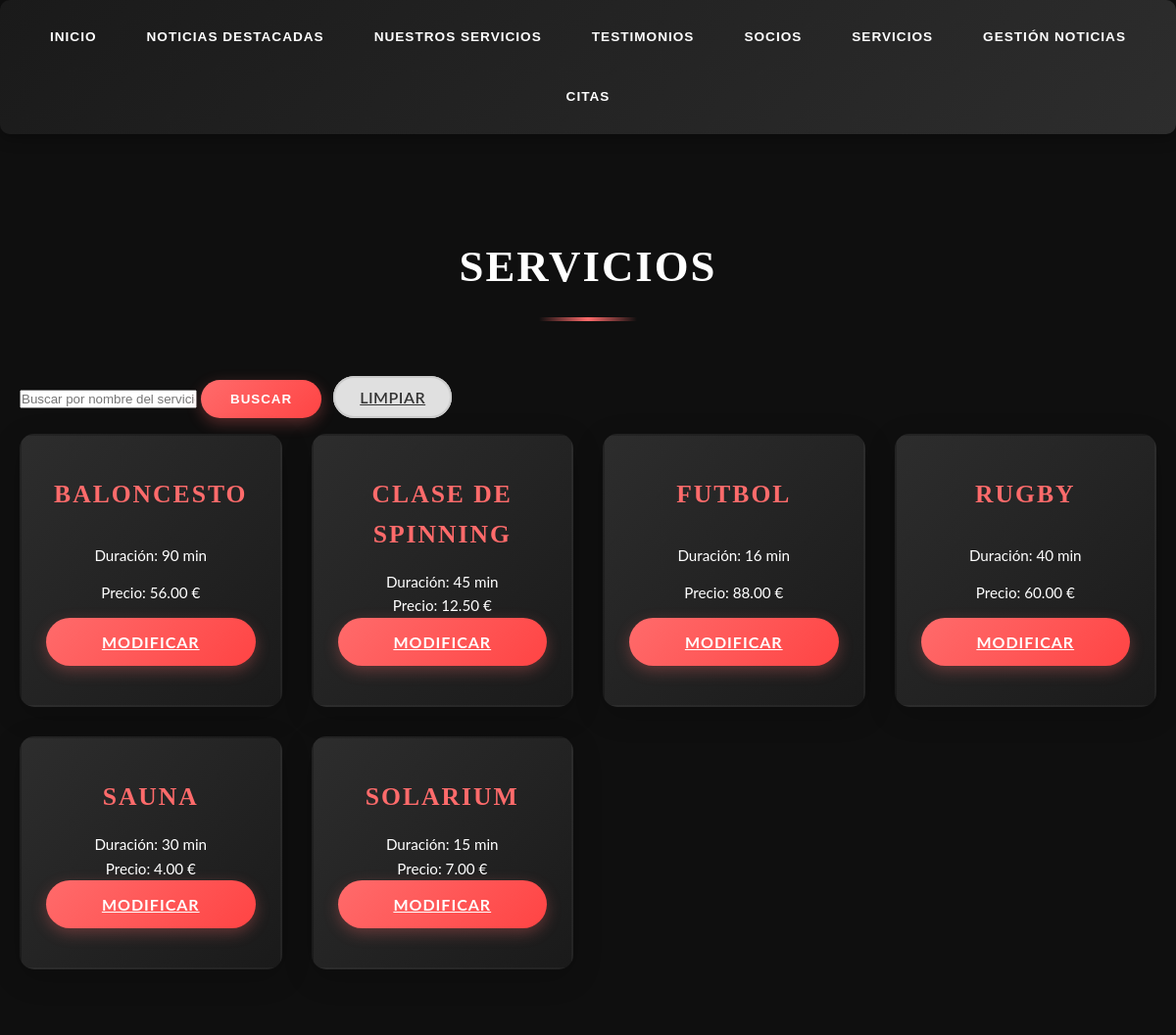
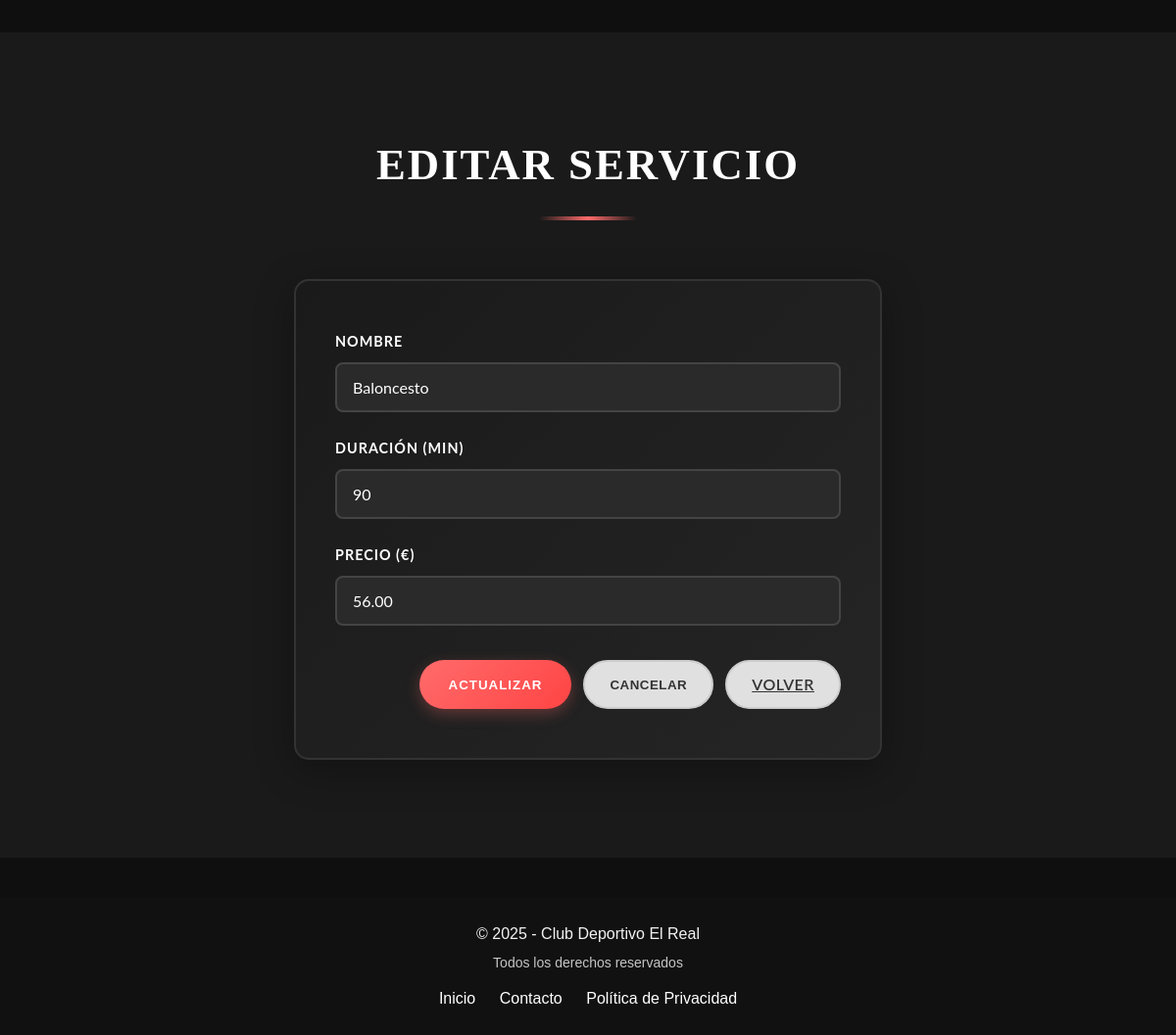
/app/servicio.php?id=8, run on the app's committed database (2 pictures, top to bottom).
### tables this page shows
CREATE TABLE IF NOT EXISTS servicios
(
    id INT AUTO_INCREMENT PRIMARY KEY,
    descripcion VARCHAR(255) NOT NULL,
    duracion INT NOT NULL,
    precio DECIMAL(10, 2) NOT NULL
);

### app/servicio.php (the view, shortened to what this page needs)
<?php
require_once 'db_config.php';
?>
<!DOCTYPE html>
<html lang="es">
<head>
    <link rel="stylesheet" href="css/styles.css">
</head>
<body>
<?php
include "menu.php";
try {
    $pdo = new PDO("mysql:host=$db_host;dbname=$db_name;charset=utf8mb4", $db_user, $db_password);
    $pdo->setAttribute(PDO::ATTR_ERRMODE, PDO::ERRMODE_EXCEPTION);
} catch (PDOException $e) {
    echo '<p class="error">❌ Error de conexión: ' . htmlspecialchars($e->getMessage()) . '</p>';
    exit;
}
$search = isset($_GET['q']) ? trim($_GET['q']) : '';
$srvId = isset($_GET['id']) && is_numeric($_GET['id']) ? (int)$_GET['id'] : null;
$serviceData = null;
if ($srvId) {
    $st = $pdo->prepare("SELECT * FROM servicios WHERE id = :id");
    $st->execute([':id' => $srvId]);
    $serviceData = $st->fetch(PDO::FETCH_ASSOC) ?: null;
}
?>
<div class="container2">
    <main>
        <section id="equipos" class="services-section">
            <div class="container">
                <h2>Servicios</h2>
                <form method="get" action="servicio.php" class="search-form" style="margin-bottom:1rem;">
                    <input type="text" name="q" value="<?php echo htmlspecialchars($search); ?>" placeholder="Buscar por nombre del servicio" />
                    <button type="submit" class="button button-primary">Buscar</button>
                    <a href="servicio.php" class="button button-secondary" style="margin-left:0.5rem;">Limpiar</a>
                </form>
<?php
if ($search !== '') {
    $sql = "SELECT * FROM servicios WHERE descripcion LIKE :q ORDER BY descripcion ASC";
    $stmt = $pdo->prepare($sql);
    $stmt->execute([':q' => "%$search%"]);
} else {
    $stmt = $pdo->query("SELECT * FROM servicios ORDER BY descripcion ASC");
}
if ($stmt && $stmt->rowCount() > 0) {
    echo '<div class="services-list">';
    while ($row = $stmt->fetch(PDO::FETCH_ASSOC)) {
        echo '
                <div class="service-item">
                    <h3>' . htmlspecialchars($row['descripcion']) . '</h3>
                    <p>Duración: ' . htmlspecialchars($row['duracion']) . ' min</p>
                    <p>Precio: ' . htmlspecialchars($row['precio']) . ' €</p>
                    <a href="servicio.php?id=' . urlencode($row['id']) . '#admin-servicios" class="button button-primary">Modificar</a>
                </div>
              ';
    }
    echo '</div>';
} else {
    echo '<p>No se han encontrado servicios.</p>';
}
?>
            </div>
        </section>
        <section id="admin-servicios">
            <div class="container">
                <h2><?php echo $serviceData ? 'Editar Servicio' : 'Insertar Nuevo Servicio'; ?></h2>
                <form action="procesar_servicio.php" method="post" id="formularioServicio">
                    <div class="formulario">
                        <div class="form-group">
                            <label for="nombre2">Nombre</label>
                            <input type="text" name="nombre2" id="nombre2" value="<?php echo $serviceData ? htmlspecialchars($serviceData['descripcion']) : ''; ?>" />
                        </div>
                        <div class="form-group">
                            <label for="duracion">Duración (min)</label>
                            <input type="number" name="duracion" id="duracion" value="<?php echo $serviceData ? (int)$serviceData['duracion'] : ''; ?>" />
                        </div>
                        <div class="form-group">
                            <label for="precio">Precio (€)</label>
                            <input type="number" name="precio" id="precio" step="0.01" value="<?php echo $serviceData ? htmlspecialchars($serviceData['precio']) : ''; ?>" />
                        </div>
                        <div class="form-actions">
                            <button type="submit" class="button button-primary"><?php echo $serviceData ? 'Actualizar' : 'Enviar'; ?></button>
                            <button type="reset" class="button button-secondary">Cancelar</button>
                            <a href="servicio.php" class="button button-secondary">Volver</a>
                        </div>
                    </div>
                </form>
            </div>
        </section>
    </main>
</div>
<?php
include "footer.php";
?>
</body>
</html>

### app/css/styles.css (style rules this page uses)
* { margin: 0; padding: 0; box-sizing: border-box; }
.container2 { min-height: 100%; display: flex; flex-direction: column; }
html, body { height: 100%; margin: 0; padding: 0; }
body { font-family: 'Lato', sans-serif; line-height: 1.6; background-color: #0f0f0f; color: #e0e0e0; min-height: 100vh; }
main { flex: 1; }
h1, h2, h3 { font-family: 'Playfair Display', serif; color: #ffffff; text-transform: uppercase; letter-spacing: 2px; }
.container { max-width: 1200px; margin: 0 auto; padding: 0 20px; }
section { padding: 100px 0; position: relative; }
section:nth-child(even) { background: #1a1a1a; }
section:nth-child(odd) { background: #0f0f0f; }
.services-section h2, .latest-news-section h2, .appointments-section h2, .contact-section h2, section h2 { text-align: center; font-size: 2.8rem; margin-bottom: 60px; position: relative; padding-bottom: 20px; }
section:nth-child(even) h2 { color: #ffffff; }
.services-section h2::after, .latest-news-section h2::after, section h2::after { content: ''; position: absolute; bottom: 0; left: 50%; transform: translateX(-50%); width: 100px; height: 4px; background: linear-gradient(90deg, transparent 0%, #ff6b6b 50%, transparent 100%); }
.services-list { display: grid; grid-template-columns: repeat(auto-fit, minmax(250px, 1fr)); gap: 30px; align-items: stretch; }
.service-item { display: flex; flex-direction: column; background: linear-gradient(135deg, #2d2d2d 0%, #1a1a1a 100%); border-radius: 15px; padding: 40px 25px; box-shadow: 0 8px 30px rgba(0, 0, 0, 0.2); text-align: center; transition: all 0.4s ease; border: 2px solid transparent; color: #fff; position: relative; overflow: hidden; justify-content: space-between; }
.service-item::before { content: ''; position: absolute; top: 0; left: -100%; width: 100%; height: 100%; background: linear-gradient(90deg, transparent 0%, rgba(255, 107, 107, 0.3) 50%, transparent 100%); transition: left 0.6s ease; z-index: 0; }
.service-item h3 { margin-bottom: 15px; font-size: 1.6rem; color: #ff6b6b; position: relative; z-index: 1; }
.service-item p { position: relative; z-index: 1; font-size: 0.95rem; line-height: 1.6; }
.formulario { background: linear-gradient(135deg, #1a1a1a 0%, #252525 100%); padding: 50px 40px; border-radius: 15px; box-shadow: 0 10px 40px rgba(0, 0, 0, 0.3); max-width: 600px; margin: 0 auto; border: 2px solid #333333; }
.formulario .form-group { margin-bottom: 25px; }
.formulario label { display: block; margin-bottom: 10px; font-weight: 700; color: #ffffff; text-transform: uppercase; font-size: 0.9rem; letter-spacing: 1px; }
.formulario input, .formulario select, .formulario textarea { width: 100%; padding: 14px 16px; border-radius: 8px; border: 2px solid #444444; font-size: 1rem; font-family: 'Lato', sans-serif; transition: all 0.3s ease; background-color: #2a2a2a; color: #ffffff; }
.form-actions { display: flex; gap: 12px; justify-content: flex-end; margin-top: 35px; }
.button-primary { background: linear-gradient(135deg, #ff6b6b 0%, #ff4444 100%); color: #fff; border: none; padding: 12px 30px; border-radius: 25px; font-weight: 700; text-transform: uppercase; letter-spacing: 1px; cursor: pointer; transition: all 0.3s ease; box-shadow: 0 5px 15px rgba(255, 107, 107, 0.3); }
.button-secondary { background-color: #e0e0e0; color: #333; border: 2px solid #ccc; padding: 10px 25px; border-radius: 25px; font-weight: 600; text-transform: uppercase; letter-spacing: 0.5px; cursor: pointer; transition: all 0.3s ease; }

### data on the page
servicios: descripcion "BALONCESTO", duracion "90", precio "56.00", nombre2 "Baloncesto"
servicios: descripcion "CLASE DE SPINNING", duracion "45", precio "12.50"
servicios: descripcion "FUTBOL", duracion "16", precio "88.00"
servicios: descripcion "RUGBY", duracion "40", precio "60.00"
servicios: descripcion "SAUNA", duracion "30", precio "4.00"
servicios: descripcion "SOLARIUM", duracion "15", precio "7.00"
